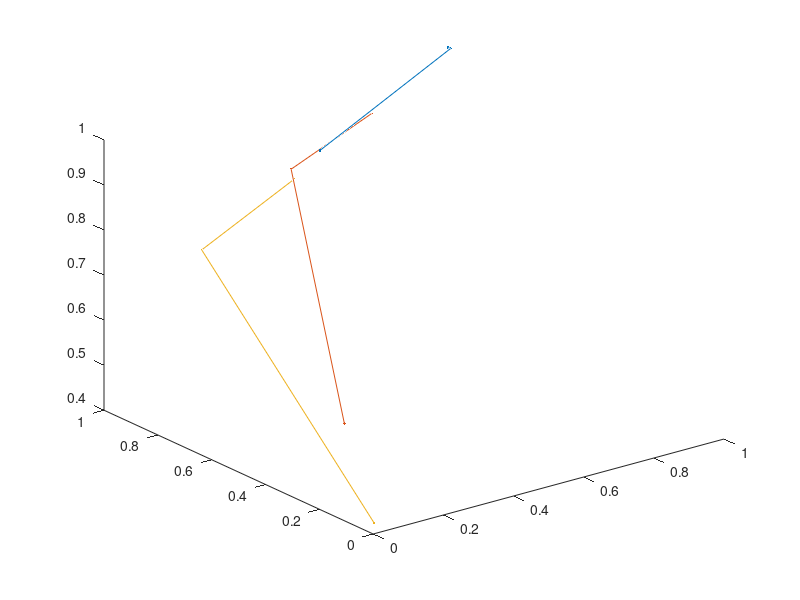

Write the MATLAB code that produced this figure.
arr=cat(3,[.47,0.01,0.01; .98,.38,.01;.98,.67,.38],[.81,.12,0.01;.99,.80,.65;.999,.88,.79],[.93,.61,.42;.999,.91,.85;.999,.95,.89]);
x=arr(:,:,1);
y=arr(:,:,2);
z=arr(:,:,3);
plot3(x,y,z,'.-')
